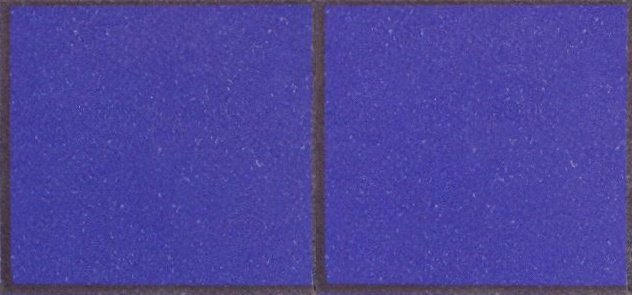
#> input picture LOTE_10_R_1_T_semente_1.jpg, 632 x 295 px
$ python -i alinhamento.py   (imports and definitions only)
#> lines starting #> are read from the running program, lines starting #| are printed output that depends on the picture
#> further down, picture is the input picture: shape (295, 632, 3); mean B, G, R 155.4, 68.2, 75.4
import cv2
import imutils
import numpy as np
import matplotlib.pyplot as plt


def alinhar(imagem_original):
    """Funcao que recebe uma imagem de malha com sementes
    e retorna uma imagem com a malha alinhada.
    """

    # Tamanho da imagem
    [x, y, z] = np.shape(imagem_original)
#> x = 295; y = 632; z = 3

    # Faz a segmentacao com thresholding
    (T, imagem_thresh) = cv2.threshold(imagem_original, 115, 255, cv2.THRESH_BINARY)
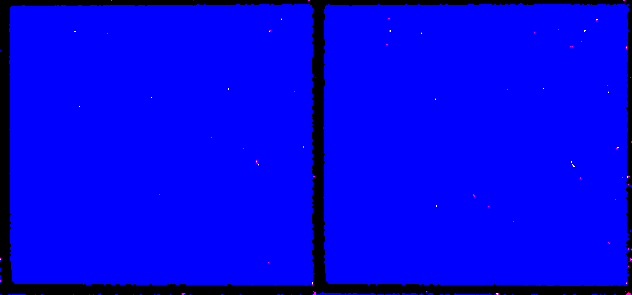
#> imagem_thresh: shape (295, 632, 3); mean B, G, R 232.3, 0.1, 0.2

    # Deixa a imagem em escala de cinza
    imagem_cinza = cv2.cvtColor(imagem_thresh, cv2.COLOR_BGR2GRAY)
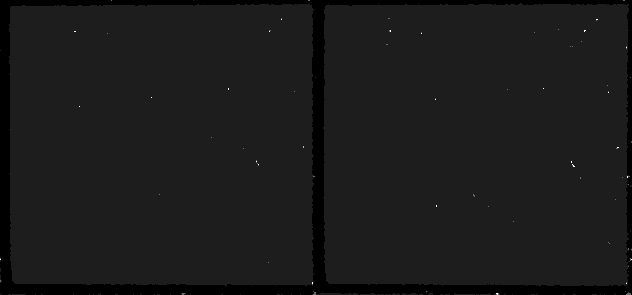
#> imagem_cinza: shape (295, 632); min 0, max 255, mean 26.5

    # Prepara para alinhamento
    # Ponto de busca da borda da malha situado no hemisferio norte da imagem
    ponto_busca1 = [int(x * (1 / 3)), int(y * (1 / 10))]
#> ponto_busca1 = [98, 63]

    # Ponto situado no hemisferio sul da imagem
    ponto_busca2 = [int(x * (2 / 3)), int(y * (1 / 10))]
#> ponto_busca2 = [196, 63]

    # Move o ponto de busca 1 a direita ate encontrar a borda da malha
    while True:
        if (imagem_cinza[ponto_busca1[0], ponto_busca1[1]] == 0):
            # Sai do loop com coordenada x na borda da malha
            break

        # Caso pixel nao possua o valor desejado
        ponto_busca1[1] = ponto_busca1[1] + 1
#> after the loop, ponto_busca1 = [98, 312]

    # Move o ponto de busca 2 a direita ate encontrar a borda da malha
    while True:
        if (imagem_cinza[ponto_busca2[0], ponto_busca2[1]] == 0):
            # Sai do loop com coordenada x na borda da malha
            break

        # Caso pixel nao possua o valor desejado
        ponto_busca2[1] = ponto_busca2[1] + 1
#> after the loop, ponto_busca2 = [196, 312]

    # Calculo do angulo de rotacao utilizando trigonometria
    L1 = ponto_busca2[0] - ponto_busca1[0]  # Cateto adjacente
#> L1 = 98
    L2 = ponto_busca2[1] - ponto_busca1[1]  # Cateto oposto
#> L2 = 0
    angulo = np.arctan(L2 / L1)
#> angulo = 0
    angulo = np.rad2deg(angulo)

    # Rotaciona a imagem
    imagem_rot = imutils.rotate(imagem_original, -angulo)

    return imagem_rot

>>> import cv2
>>> picture = cv2.imread('../LOTE_10_R_1_T_semente_1.jpg')
>>> result = alinhar(picture)

$ run again, on LOTE_10_R_1_T_semente_2.jpg
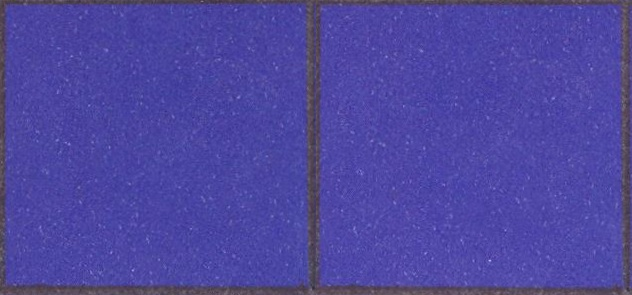
#> input picture LOTE_10_R_1_T_semente_2.jpg, 632 x 295 px
#> picture is the input picture: shape (295, 632, 3); mean B, G, R 158.2, 70.8, 77.4
#> in alinhar, `imagem_cinza = cv2.cvtColor(imagem_thresh, cv2.COLOR_BGR2GRAY)`:
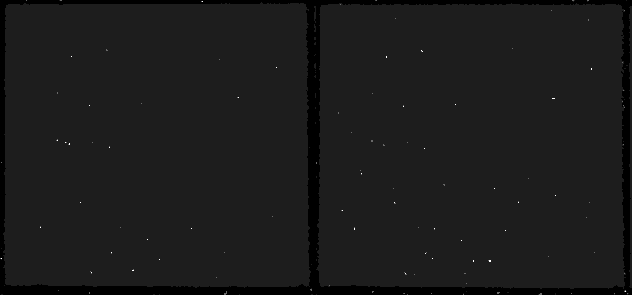
#> imagem_cinza: shape (295, 632); min 0, max 255, mean 26.9
#> after the loop in alinhar, `while True:`: ponto_busca1 = [98, 307]
#> after the loop in alinhar, `while True:`: ponto_busca2 = [196, 309]
#> L1 = 98
#> L2 = 2
#> in alinhar, `angulo = np.arctan(L2 / L1)`: angulo = 0.0204
#> in alinhar, `angulo = np.rad2deg(angulo)`: angulo = 1.17
#> in alinhar, `imagem_rot = imutils.rotate(imagem_original, -angulo)`:
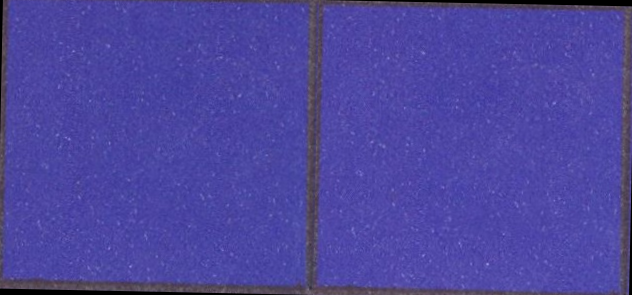
#> imagem_rot: shape (295, 632, 3); mean B, G, R 156.9, 69.8, 76.3

$ run again, on LOTE_10_R_1_T_semente_3.jpg
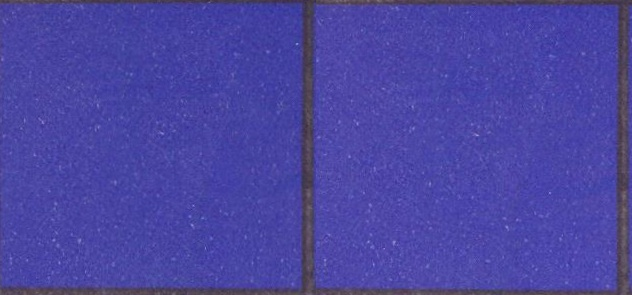
#> input picture LOTE_10_R_1_T_semente_3.jpg, 632 x 295 px
#> picture is the input picture: shape (295, 632, 3); mean B, G, R 160.2, 69.4, 74.1
#> in alinhar, `imagem_cinza = cv2.cvtColor(imagem_thresh, cv2.COLOR_BGR2GRAY)`:
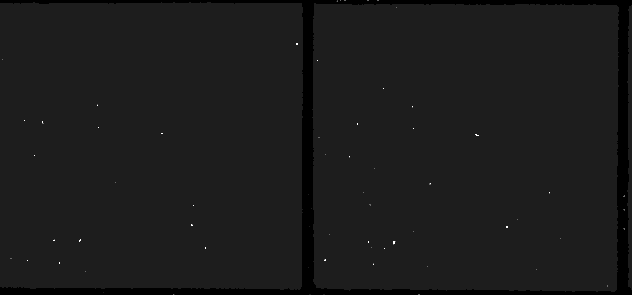
#> imagem_cinza: shape (295, 632); min 0, max 255, mean 27.2
#> after the loop in alinhar, `while True:`: ponto_busca1 = [98, 303]
#> after the loop in alinhar, `while True:`: ponto_busca2 = [196, 302]
#> L1 = 98
#> L2 = -1
#> in alinhar, `angulo = np.arctan(L2 / L1)`: angulo = -0.0102
#> in alinhar, `angulo = np.rad2deg(angulo)`: angulo = -0.585
#> in alinhar, `imagem_rot = imutils.rotate(imagem_original, -angulo)`:
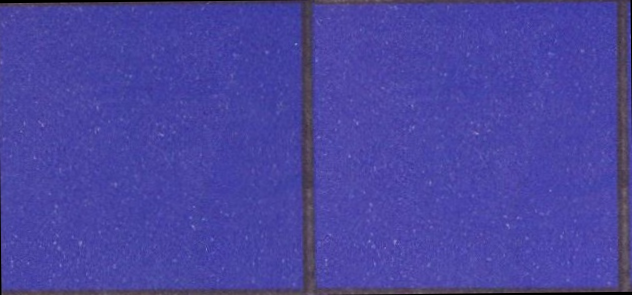
#> imagem_rot: shape (295, 632, 3); mean B, G, R 159.5, 69, 73.6

$ run again, on LOTE_10_R_1_T_semente_4.jpg
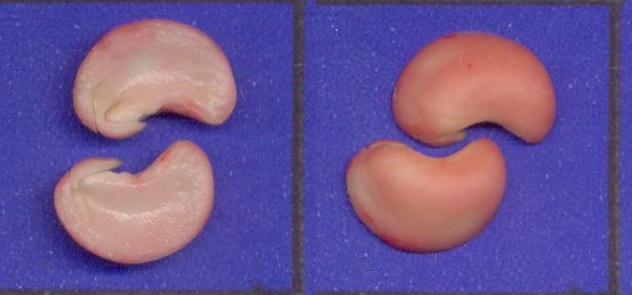
#> input picture LOTE_10_R_1_T_semente_4.jpg, 632 x 295 px
#> picture is the input picture: shape (295, 632, 3); mean B, G, R 144.6, 85.8, 108
#> in alinhar, `imagem_cinza = cv2.cvtColor(imagem_thresh, cv2.COLOR_BGR2GRAY)`:
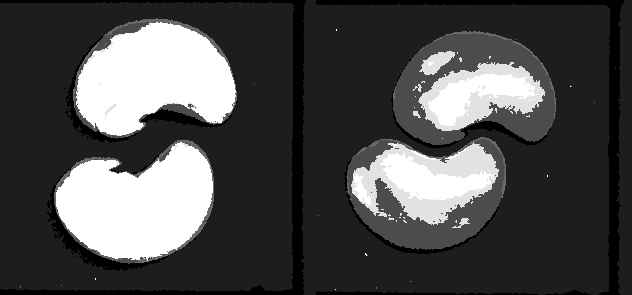
#> imagem_cinza: shape (295, 632); min 0, max 255, mean 77.1
#> after the loop in alinhar, `while True:`: ponto_busca1 = [98, 66]
#> after the loop in alinhar, `while True:`: ponto_busca2 = [196, 292]
#> L1 = 98
#> L2 = 226
#> in alinhar, `angulo = np.arctan(L2 / L1)`: angulo = 1.16
#> in alinhar, `angulo = np.rad2deg(angulo)`: angulo = 66.56
#> in alinhar, `imagem_rot = imutils.rotate(imagem_original, -angulo)`:
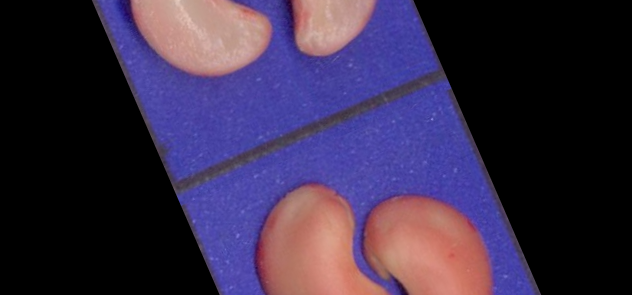
#> imagem_rot: shape (295, 632, 3); mean B, G, R 72.2, 44.1, 56.9
